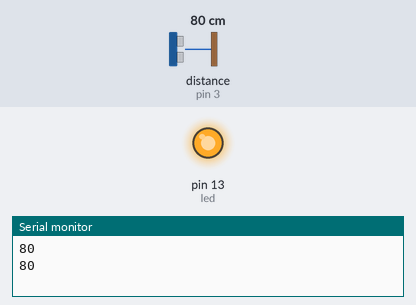
Simulated run of this sketch. Board: Arduino Uno, built with avr-gcc and run on an emulated ATmega328P. On the bench: output pins drawn as LEDs (lit = HIGH), the last lines printed to the serial monitor. Wiring (inferred from the names in the program): ultrasonic range finder: trigger pin 2; echo pin 3. The test bench sets the inputs (shaded band); at power-on: distance to the obstacle (sensor on pin 3) 80 cm. The echo pulse lasts 58.3 µs per cm; pins used as bus, display or sensor lines are not drawn.

Above: at 4.0 s.
4.1 s: distance to the obstacle (sensor on pin 3) set to 69 cm
At 5.6 s:
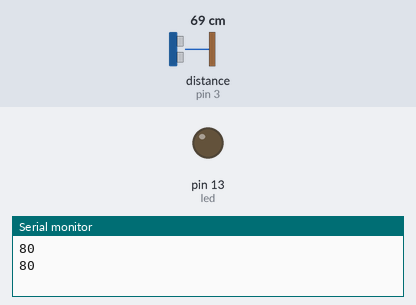
7.6 s: distance to the obstacle (sensor on pin 3) set to 120 cm
At 8.4 s:
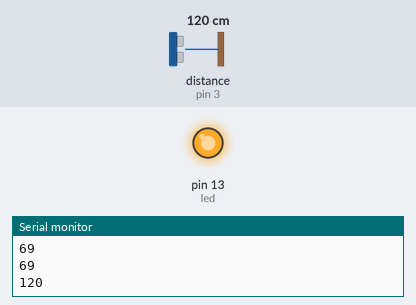
14.8 s: distance to the obstacle (sensor on pin 3) set to 2 cm
At 15.5 s:
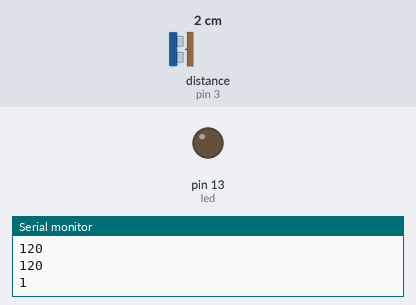
18.3 s: distance to the obstacle (sensor on pin 3) set to 78 cm
At 19.2 s:
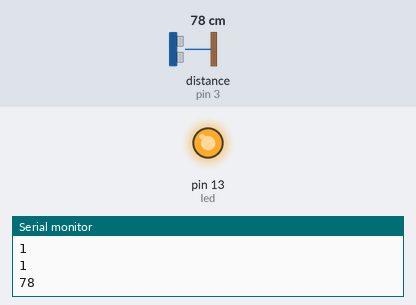
Timing chart, 0 to 26.5 s (numbered marks = the images above; inputs shaded):
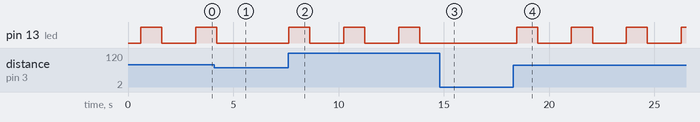

The sketch:

sensor_distance.ino
```cpp
//first sensor
const int trigger = 2;
const int echo = 3;
long duration;
int distance;
//led pin
const int led = 13;

void setup()
{
  Serial.begin(115200);
  //first sensor
  pinMode(echo, INPUT);
  pinMode(trigger, OUTPUT);
  //led pin
  pinMode(led, OUTPUT);
}

void loop()
{
  delay(600);
  distance = getDistanceOfFirstSensor();
  Serial.println(distance); //first sensor
  //the led will blink if there's something in between these distances from the sensor
  if (distance >= 75 && distance <= 200) {
    digitalWrite(led, HIGH);
    delay(1000);
    digitalWrite(led, LOW);
    delay(1000);
  }
}

int getDistanceOfFirstSensor() {
  //pulso de disparo
  digitalWrite(trigger, LOW);
  delayMicroseconds(2);
  digitalWrite(trigger, HIGH);
  //wait 10 microseconds
  delayMicroseconds(10);
  digitalWrite(trigger, LOW);
  //measure duration
  duration = pulseIn(echo, HIGH);
  // LA VELOCIDAD DEL SONIDO ES DE 340 M/S O 29 MICROSEGUNDOS POR CENTIMETRO
  // DIVIDIMOS EL TIEMPO DEL PULSO ENTRE 58, TIEMPO QUE TARDA RECORRER IDA Y VUELTA UN CENTIMETRO LA ONDA SONORA
  distance = duration / 58;
  return distance;
}
```

Measured:
- the behaviour switches between 75 and 74 cm on distance to the obstacle (sensor on pin 3) (found by bisection; images 0 and 1)
- after the input at 4.1 s, pin 13 (led): goes on until 4.2 s, then stays LOW
- after the input at 7.6 s, pin 13 (led): alternates HIGH for 1.0 s and LOW for 1.6 s, starting at once
- after the input at 14.8 s, pin 13 (led): stays LOW (without the input it goes to HIGH after 0.66 s)
- after the input at 18.3 s, pin 13 (led): alternates HIGH for 1.0 s and LOW for 1.6 s, starting after 0.16 s
